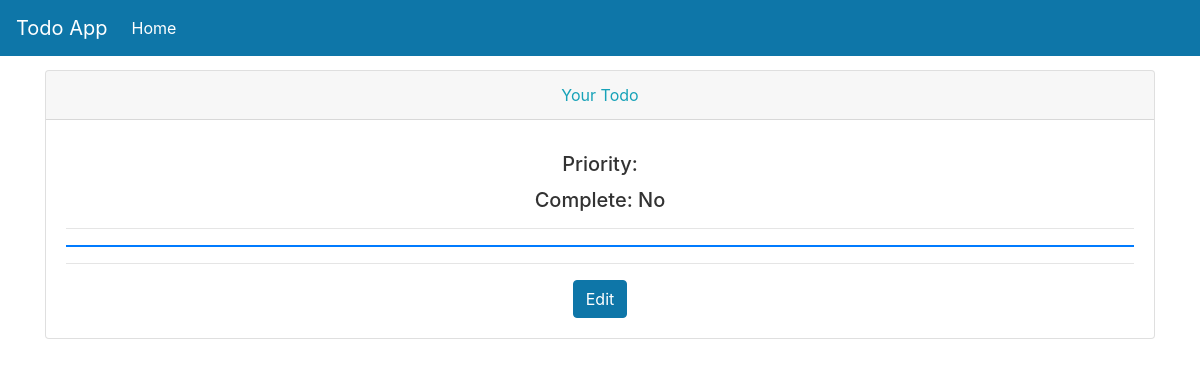
The page /todos/view-todo/7 on the database as committed earlier.
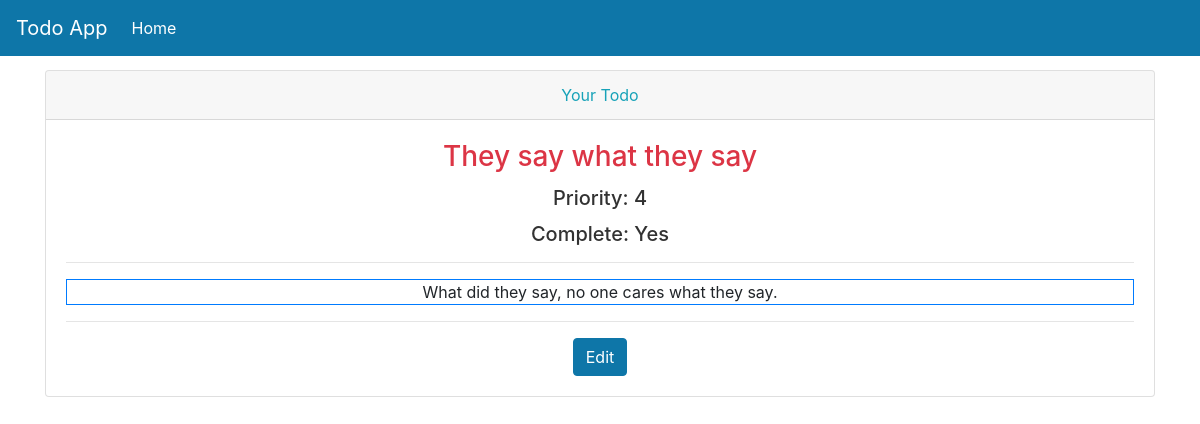
The same page on the database as committed later.
### models.py (models this page shows)
class Todos(Base):
    __tablename__ = "todos"
    id = Column(Integer, primary_key=True, index=True)
    title = Column(String)
    description = Column(String)
    priority = Column(Integer)
    complete = Column(Boolean, default=False)
    owner_id = Column(Integer, ForeignKey("users.id"))
    owner = relationship("Users", back_populates="todos")

### routers/todos.py (the view)
@router.get("/view-todo/{todo_id}", response_class=HTMLResponse)
async def view_todo(request: Request, todo_id: int, db: Session = Depends(get_db)):
    todo = db.query(models.Todos).filter(models.Todos.id == todo_id).first()
    context = {"request": request, "todo": todo}
    return templates.TemplateResponse("todo_description.html", context=context)

### templates/todo_description.html
{% include 'layout.html' %}
<div class="container">
  <div class="card">
    <div class="card-header text-info text-center">Your Todo</div>
    <div class="card-body text-center">
      <h3 class="card-title text-danger">{{todo.title}}</h3>
      <h5 class="card-title">Priority: {{todo.priority}}</h5>
      <h5 class="card-title">Complete: {{'Yes' if todo.complete else 'No'}}</h5>
      <hr />
      <div class="container border border-primary">
        <p class="card-text">{{todo.description}}</p>
      </div>
      <hr />
      <a
        href="/todos/edit-todo/{{todo.id}}"
        class="btn btn-primary"
        >Edit</a
      >
    </div>
  </div>
</div>

Rows that differ between the two databases and show on the page:
added Todos: title "They say what they say", priority "4", complete "Yes", description "What did they say, no one cares what they say."
Other text that changed with them:
{{ 'Yes' if todo.complete else 'No' }}: "No" → (not shown)
